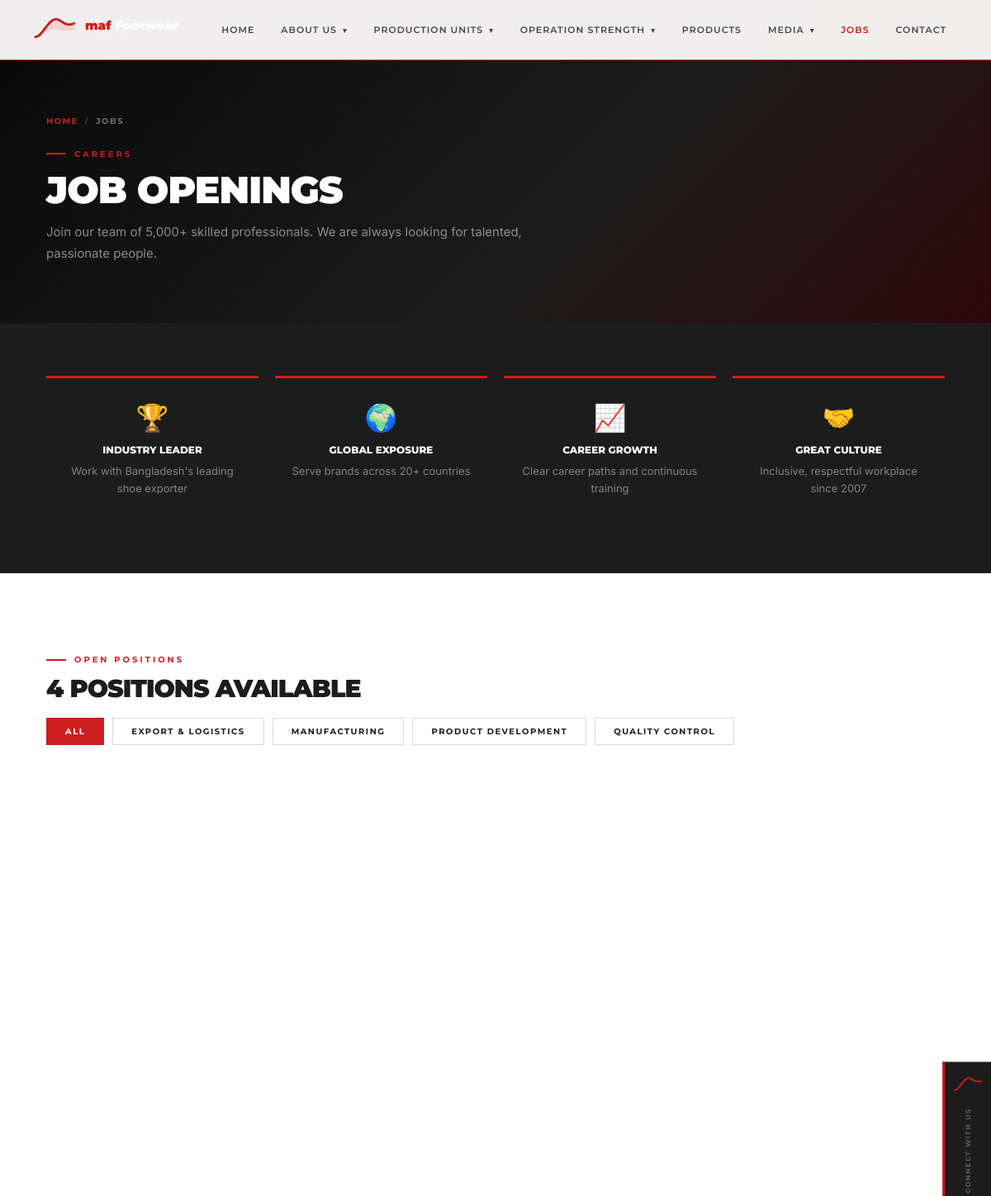
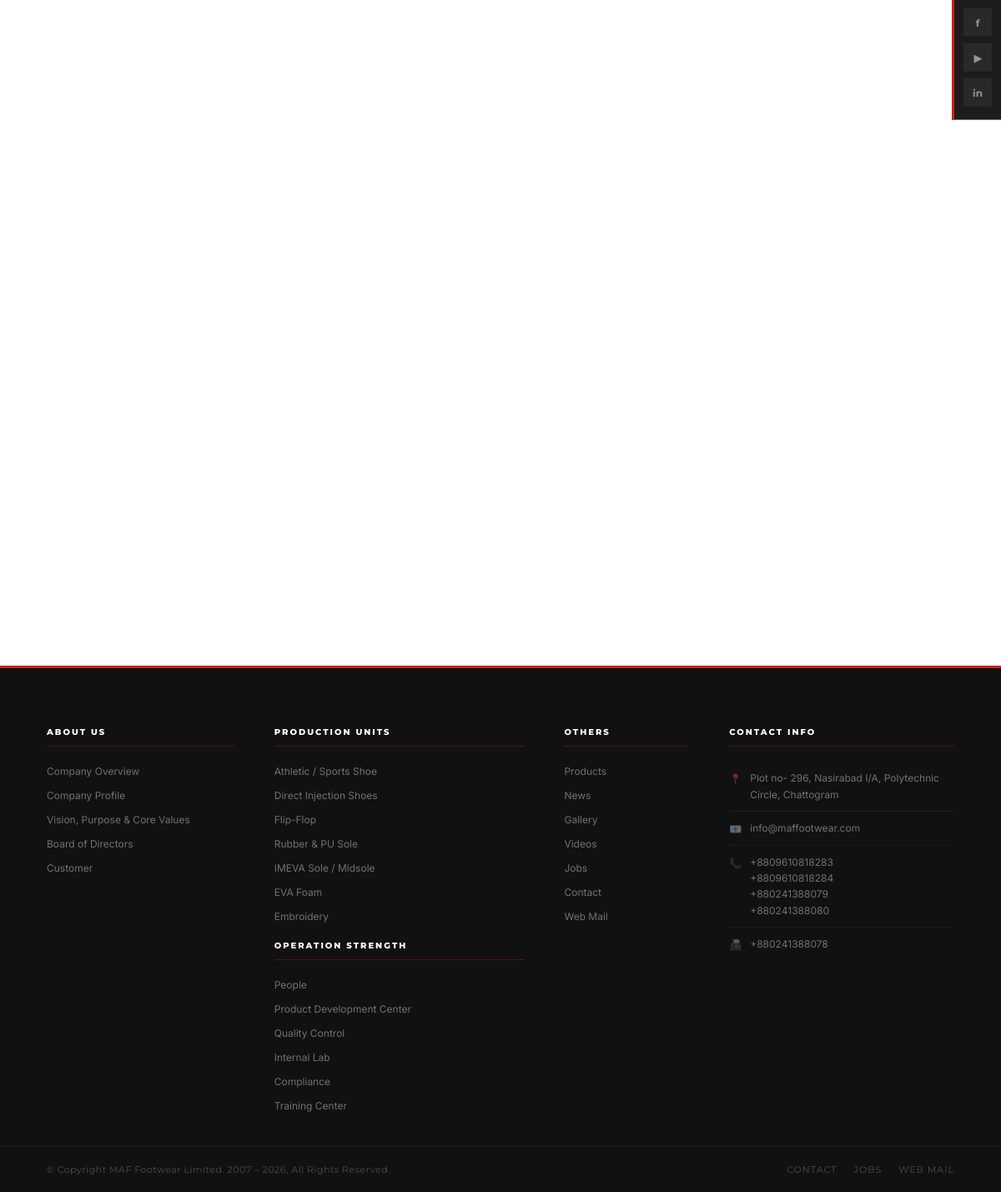
Screenshot of /pages/jobs.php with the database file from the repository (2 pictures, top to bottom).
### tables this page shows
CREATE TABLE production_units (
  id INT AUTO_INCREMENT PRIMARY KEY,
  slug VARCHAR(80) NOT NULL UNIQUE,
  title VARCHAR(200) NOT NULL,
  short_description TEXT,
  content LONGTEXT,
  image VARCHAR(255),
  cover_image VARCHAR(255),
  sort_order INT DEFAULT 0,
  is_active TINYINT(1) DEFAULT 1
);

CREATE TABLE operation_strength (
  id INT AUTO_INCREMENT PRIMARY KEY,
  slug VARCHAR(80) NOT NULL UNIQUE,
  title VARCHAR(200) NOT NULL,
  short_description TEXT,
  content LONGTEXT,
  image VARCHAR(255),
  cover_image VARCHAR(255),
  sort_order INT DEFAULT 0,
  is_active TINYINT(1) DEFAULT 1
);

CREATE TABLE site_settings (
  id INT AUTO_INCREMENT PRIMARY KEY,
  setting_key VARCHAR(100) NOT NULL UNIQUE,
  setting_value TEXT,
  setting_group VARCHAR(50) DEFAULT 'general',
  updated_at TIMESTAMP DEFAULT CURRENT_TIMESTAMP ON UPDATE CURRENT_TIMESTAMP
);

### config/db.php (called while the page is built, shortened)
<?php
class DB {
    private static $pdo = null;
    public static function connect() {
        if (self::$pdo === null) {
            $dsn = 'mysql:host=' . DB_HOST
                 . ';dbname=' . DB_NAME
                 . ';charset=' . DB_CHARSET;
            try {
                self::$pdo = new PDO($dsn, DB_USER, DB_PASS, array(
                    PDO::ATTR_ERRMODE            => PDO::ERRMODE_EXCEPTION,
                    PDO::ATTR_DEFAULT_FETCH_MODE => PDO::FETCH_ASSOC,
                    PDO::ATTR_EMULATE_PREPARES   => false,
                ));
            } catch (PDOException $e) {
                http_response_code(500);
                die('
                <div style="font-family:Arial,sans-serif;max-width:600px;margin:60px auto;
                            padding:36px;border:1px solid #e0e0e0;border-top:4px solid #CC1E1E">
                  <h2 style="color:#CC1E1E;margin:0 0 16px">&#9888; Database সংযোগ ব্যর্থ</h2>
                  <p style="margin:0 0 16px;color:#444">
                    <strong>config/db.php</strong> ফাইলে DB_NAME, DB_USER, DB_PASS চেক করুন।
                  </p>
                  <div style="background:#fff3cd;padding:12px 16px;border-left:4px solid #f59e0b;
                              font-size:13px;color:#856404">
                    <strong>Error:</strong> ' . htmlspecialchars($e->getMessage()) . '
                  </div>
                  <p style="font-size:12px;color:#888;margin-top:14px">
                    phpMyAdmin &#8594; <strong>maf_shoes</strong> database আছে কিনা দেখুন &#8594;
                    না থাকলে তৈরি করুন এবং <code>config/install.sql</code> import করুন।
                  </p>
                </div>');
            }
        }
        return self::$pdo;
    }
    public static function fetchAll($sql, $params = array()) {
        $stmt = self::connect()->prepare($sql);
        $stmt->execute($params);
        return $stmt->fetchAll();
    }
    public static function fetchOne($sql, $params = array()) {
        $stmt = self::connect()->prepare($sql);
        $stmt->execute($params);
        $row = $stmt->fetch();
        return ($row !== false) ? $row : null;
    }
}

### includes/functions.php (called while the page is built, shortened)
<?php
require_once __DIR__ . '/../config/db.php';
function e(string $s): string { return htmlspecialchars($s, ENT_QUOTES, 'UTF-8'); }
function clean(string $s): string { return trim(strip_tags($s)); }
function setting(string $key, string $def = ''): string {
    static $c = [];
    if (!isset($c[$key])) {
        $r = DB::fetchOne("SELECT setting_value FROM site_settings WHERE setting_key=?", [$key]);
        $c[$key] = $r ? $r['setting_value'] : $def;
    }
    return $c[$key];
}

### pages/jobs.php (the view, shortened to what this page needs)
<?php
require_once __DIR__.'/../includes/functions.php';
$dept = clean($_GET['dept']??'');
$where='is_active=1'; $params=[];
$jobs  = DB::fetchAll("SELECT * FROM jobs WHERE $where ORDER BY created_at DESC",$params);
$depts = DB::fetchAll("SELECT DISTINCT department FROM jobs WHERE is_active=1 ORDER BY department");
require_once __DIR__.'/../includes/header.php';
?>
<section class="page-hero">
  <div class="container page-hero-content">
    <div class="breadcrumb"><a href="<?=SITE_URL?>">Home</a><span>/</span>Jobs</div>
    <div class="eyebrow">Careers</div>
    <h1 class="sec-title" style="color:#fff">Job Openings</h1>
    <p class="page-hero-desc">Join our team of 5,000+ skilled professionals. We are always looking for talented, passionate people.</p>
  </div>
</section>
<section style="background:var(--dark);padding:64px 0">
  <div class="container">
    <div style="display:grid;grid-template-columns:repeat(4,1fr);gap:20px">
      <?php $perks=[['🏆','Industry Leader','Work with Bangladesh\'s leading shoe exporter'],['🌍','Global Exposure','Serve brands across 20+ countries'],['📈','Career Growth','Clear career paths and continuous training'],['🤝','Great Culture','Inclusive, respectful workplace since 2007']];
      foreach($perks as [$ico,$ttl,$dsc]): ?>
      <div class="fu" style="text-align:center;padding:28px 20px;border-top:3px solid var(--red)">
        <div style="font-size:32px;margin-bottom:12px"><?=$ico?></div>
        <div style="font-family:var(--font-h);font-size:12px;font-weight:800;text-transform:uppercase;color:#fff;margin-bottom:8px"><?=$ttl?></div>
        <div style="font-size:13px;color:rgba(255,255,255,.45);line-height:1.6"><?=$dsc?></div>
      </div>
      <?php endforeach; ?>
    </div>
  </div>
</section>
<section class="section-pad">
  <div class="container">
    <div style="display:flex;justify-content:space-between;align-items:flex-end;margin-bottom:36px;flex-wrap:wrap;gap:20px">
      <div>
        <div class="eyebrow">Open Positions</div>
        <h2 class="sec-title" style="font-size:30px"><?=count($jobs)?> Position<?=count($jobs)!==1?'s':''?> Available</h2>
      </div>
      <div style="display:flex;gap:10px;flex-wrap:wrap;align-items:center">
        <a href="<?=SITE_URL?>/pages/jobs.php" class="pf-btn <?=!$dept?'active':''?>">All</a>
        <?php foreach($depts as $d): ?>
        <a href="?dept=<?=urlencode($d['department'])?>" class="pf-btn <?=$dept===$d['department']?'active':''?>"><?=e($d['department'])?></a>
        <?php endforeach; ?>
      </div>
    </div>
  </div>
</section>
<?php require_once __DIR__.'/../includes/footer.php'; ?>

### includes/footer.php (shortened to what this page needs)
<?php
$sName    = setting('site_name','MAF Footwear Limited');
$sYear    = setting('established_year','2007');
$fbUrl    = setting('facebook_url');
$ytUrl    = setting('youtube_url');
$liUrl    = setting('linkedin_url');
$webmail  = setting('site_webmail');
$navProdF = DB::fetchAll("SELECT slug,title FROM production_units WHERE is_active=1 ORDER BY sort_order");
$navOpsF  = DB::fetchAll("SELECT slug,title FROM operation_strength WHERE is_active=1 ORDER BY sort_order");
?>
<footer class="site-footer">
  <div class="footer-main">
    <div class="footer-grid">
      <div class="footer-col">
        <h4 class="footer-heading">About Us</h4>
        <ul class="footer-links">
          <li><a href="<?=SITE_URL?>/pages/about/company-overview.php">Company Overview</a></li>
          <li><a href="<?=SITE_URL?>/pages/about/company-profile.php">Company Profile</a></li>
          <li><a href="<?=SITE_URL?>/pages/about/vision.php">Vision, Purpose &amp; Core Values</a></li>
          <li><a href="<?=SITE_URL?>/pages/about/board.php">Board of Directors</a></li>
          <li><a href="<?=SITE_URL?>/pages/about/customers.php">Customer</a></li>
        </ul>
      </div>
      <div class="footer-col">
        <h4 class="footer-heading">Production Units</h4>
        <ul class="footer-links">
          <?php foreach($navProdF as $p): ?>
          <li><a href="<?=SITE_URL?>/pages/production/detail.php?slug=<?=e($p['slug'])?>"><?=e($p['title'])?></a></li>
          <?php endforeach; ?>
        </ul>
        <h4 class="footer-heading" style="margin-top:20px">Operation Strength</h4>
        <ul class="footer-links">
          <?php foreach($navOpsF as $o): ?>
          <li><a href="<?=SITE_URL?>/pages/operation/detail.php?slug=<?=e($o['slug'])?>"><?=e($o['title'])?></a></li>
          <?php endforeach; ?>
        </ul>
      </div>
      <div class="footer-col">
        <h4 class="footer-heading">Others</h4>
        <ul class="footer-links">
          <li><a href="<?=SITE_URL?>/pages/products.php">Products</a></li>
          <li><a href="<?=SITE_URL?>/pages/media/news.php">News</a></li>
          <li><a href="<?=SITE_URL?>/pages/media/gallery.php">Gallery</a></li>
          <li><a href="<?=SITE_URL?>/pages/media/videos.php">Videos</a></li>
          <li><a href="<?=SITE_URL?>/pages/jobs.php">Jobs</a></li>
          <li><a href="<?=SITE_URL?>/pages/contact.php">Contact</a></li>
          <?php if($webmail): ?><li><a href="<?=e($webmail)?>" target="_blank">Web Mail</a></li><?php endif; ?>
        </ul>
      </div>
      <div class="footer-col">
        <h4 class="footer-heading">Contact Info</h4>
        <div class="footer-contact">
          <div class="fc-item"><span class="fc-icon">📍</span><span><?=e(setting('site_address'))?></span></div>
          <div class="fc-item"><span class="fc-icon">📧</span><a href="mailto:<?=e(setting('site_email'))?>"><?=e(setting('site_email'))?></a></div>
          <div class="fc-item"><span class="fc-icon">📞</span>
            <span>
              <?=e(setting('site_phone1'))?><br/>
              <?=e(setting('site_phone2'))?><br/>
              <?=e(setting('site_phone3'))?><br/>
              <?=e(setting('site_phone4'))?>
            </span>
          </div>
          <?php if(setting('site_fax')): ?>
          <div class="fc-item"><span class="fc-icon">📠</span><span><?=e(setting('site_fax'))?></span></div>
          <?php endif; ?>
        </div>
      </div>
    </div>
  </div>
  <div class="footer-bottom">
    <div class="footer-bottom-inner">
      <span class="footer-copy">© Copyright <?=e($sName)?>. <?=e($sYear)?> – <?=date('Y')?>, All Rights Reserved.</span>
      <div class="footer-bottom-links">
        <a href="<?=SITE_URL?>/pages/contact.php">Contact</a>
        <a href="<?=SITE_URL?>/pages/jobs.php">Jobs</a>
        <?php if($webmail): ?><a href="<?=e($webmail)?>" target="_blank">Web Mail</a><?php endif; ?>
      </div>
    </div>
  </div>
</footer>
<div class="social-sidebar">
  <a href="<?=SITE_URL?>/index.php" class="social-logo-link">
    <svg viewBox="0 0 100 62" fill="none" width="36" height="22">
      <path d="M5 52 C22 52, 34 10, 54 10 C66 10, 74 30, 96 20" stroke="#CC1E1E" stroke-width="5.5" stroke-linecap="round" fill="none"/>
    </svg>
  </a>
  <span class="social-label">Connect with us</span>
  <div class="social-icons">
    <?php if($fbUrl): ?><a href="<?=e($fbUrl)?>" target="_blank" rel="noopener" class="si si-fb" aria-label="Facebook">f</a><?php endif; ?>
    <?php if($ytUrl): ?><a href="<?=e($ytUrl)?>" target="_blank" rel="noopener" class="si si-yt" aria-label="YouTube">▶</a><?php endif; ?>
    <?php if($liUrl): ?><a href="<?=e($liUrl)?>" target="_blank" rel="noopener" class="si si-li" aria-label="LinkedIn">in</a><?php endif; ?>
  </div>
</div>
</body>
</html>

### rows the page displays
production_units: title "Athletic / Sports Shoe"
production_units: title "Direct Injection Shoes"
production_units: title "Flip-Flop"
production_units: title "Rubber & PU Sole"
production_units: title "IMEVA Sole / Midsole"
production_units: title "EVA Foam"
production_units: title "Embroidery"
operation_strength: title "People"
operation_strength: title "Product Development Center"
operation_strength: title "Quality Control"
operation_strength: title "Internal Lab"
operation_strength: title "Compliance"
operation_strength: title "Training Center"
site_settings: setting_value "Plot no- 296, Nasirabad I/A, Polytechnic Circle, Chattogram"
site_settings: setting_value "info@maffootwear.com"
site_settings: setting_value "+8809610818283"
site_settings: setting_value "+8809610818284"
site_settings: setting_value "+880241388079"
site_settings: setting_value "+880241388080"
site_settings: setting_value "+880241388078"

### other values shown
$ico "🏆"
$ttl "INDUSTRY LEADER"
$dsc "Work with Bangladesh's leading shoe exporter"
$ico "🌍"
$ttl "GLOBAL EXPOSURE"
$dsc "Serve brands across 20+ countries"
$ico "📈"
$ttl "CAREER GROWTH"
$dsc "Clear career paths and continuous training"
$ico "🤝"
$ttl "GREAT CULTURE"
$dsc "Inclusive, respectful workplace since 2007"
count($jobs) "4"
$d['department'] "EXPORT & LOGISTICS"
$d['department'] "MANUFACTURING"
